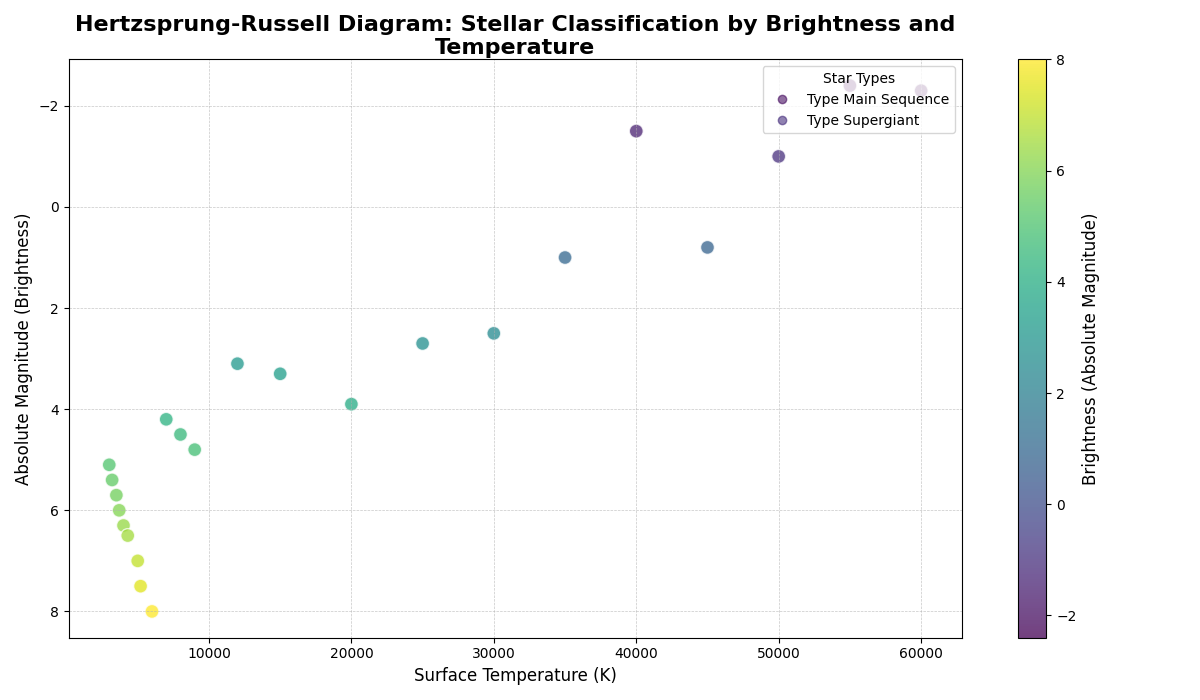

Python code for this plot:
import numpy as np
import matplotlib.pyplot as plt

# Backstory:
# We are analyzing the relationship between the intrinsic brightness of stars (absolute magnitude) and their surface temperature (measured in Kelvin).
# This study aims to visualize the Hertzsprung-Russell diagram, which is fundamental in understanding stellar properties and evolution.

# Data Preparation:
# Absolute Magnitude (Brightness): Higher values mean dimmer stars.
brightness = np.array([5.1, 5.4, 5.7, 6.0, 6.3, 6.5, 7.0, 7.5, 8.0, 4.2, 4.5, 4.8, 3.1, 3.3,
                       3.9, 2.7, 2.5, 1.0, -1.5, 0.8, -1.0, -2.4, -2.3])

# Surface Temperature in Kelvin
temperature = np.array([3000, 3200, 3500, 3700, 4000, 4300, 5000, 5200, 6000, 7000, 8000,
                        9000, 12000, 15000, 20000, 25000, 30000, 35000, 40000, 45000, 
                        50000, 55000, 60000])

# Define star types based on absolute magnitude
star_types = ['Supergiant' if val < 0 else 'Main Sequence' for val in brightness]

# Plotting the scatter chart
fig, ax = plt.subplots(figsize=(12, 7))

# Scatter plot of brightness vs temperature with color coding for star types
sc = ax.scatter(temperature, brightness, c=brightness, cmap='viridis', alpha=0.75, edgecolors='w', s=100)

# Adding titles and labels to the plot
ax.set_title('Hertzsprung-Russell Diagram: Stellar Classification by Brightness and Temperature', fontsize=16, fontweight='bold', wrap=True)
ax.set_xlabel('Surface Temperature (K)', fontsize=12)
ax.set_ylabel('Absolute Magnitude (Brightness)', fontsize=12)
ax.invert_yaxis()  # inverting y-axis because lower magnitudes mean brighter stars

# Adding grid lines
ax.grid(True, linestyle='--', linewidth=0.5, alpha=0.7)

# Adding a color bar and legend
cbar = plt.colorbar(sc, ax=ax)
cbar.set_label('Brightness (Absolute Magnitude)', fontsize=12)

# Add a legend showcasing star types
legend_labels = {v: f'Type {v}' for v in set(star_types)}
handles, labels = sc.legend_elements(prop="colors", alpha=0.6)
legend_labels = [legend_labels[l] for l in legend_labels]
ax.legend(handles, legend_labels, title='Star Types', loc='upper right')

# Ensuring no overlapping of text or elements
plt.tight_layout()

# Display the plot
plt.show()
